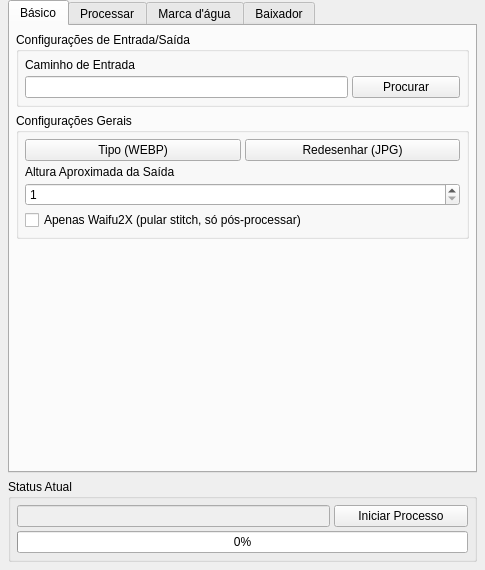
<?xml version='1.0' encoding='utf-8'?>
<ui version="4.0">
 <class>ReadStitchWindow</class>
 <widget class="QMainWindow" name="ReadStitchWindow">
  <property name="geometry">
   <rect>
    <x>0</x>
    <y>0</y>
    <width>485</width>
    <height>435</height>
   </rect>
  </property>
  <property name="windowTitle">
    <string>ReadStitch</string>
  </property>
  <property name="windowIcon">
   <iconset>
    <normaloff>../assets/ReadStitchLogo.png</normaloff>../assets/ReadStitchLogo.png</iconset>
  </property>
  <widget class="QWidget" name="centralwidget">
   <layout class="QVBoxLayout" name="verticalLayout">
    <property name="leftMargin">
     <number>8</number>
    </property>
    <property name="topMargin">
     <number>0</number>
    </property>
    <property name="rightMargin">
     <number>8</number>
    </property>
    <property name="bottomMargin">
     <number>8</number>
    </property>
    <item>
     <widget class="QTabWidget" name="mainTabWidget">
      <property name="currentIndex">
       <number>0</number>
      </property>
      <widget class="QWidget" name="mainTab">
       <attribute name="title">
        <string>Básico</string>
       </attribute>
       <layout class="QVBoxLayout" name="verticalLayout_3">
        <property name="leftMargin">
         <number>6</number>
        </property>
        <property name="topMargin">
         <number>6</number>
        </property>
        <property name="rightMargin">
         <number>6</number>
        </property>
        <property name="bottomMargin">
         <number>6</number>
        </property>
        <item>
         <widget class="QGroupBox" name="browseGroupBox">
          <property name="title">
           <string>Configurações de Entrada/Saída</string>
          </property>
          <layout class="QVBoxLayout" name="verticalLayout_2">
           <property name="spacing">
            <number>4</number>
           </property>
           <property name="leftMargin">
            <number>6</number>
           </property>
           <property name="topMargin">
            <number>6</number>
           </property>
           <property name="rightMargin">
            <number>6</number>
           </property>
           <property name="bottomMargin">
            <number>6</number>
           </property>
           <item>
            <widget class="QLabel" name="inputLabel">
             <property name="text">
              <string>Caminho de Entrada</string>
             </property>
            </widget>
           </item>
           <item>
            <layout class="QHBoxLayout" name="horizontalLayout" stretch="3,1">
             <item>
              <widget class="QLineEdit" name="inputField" />
             </item>
             <item>
              <widget class="QPushButton" name="browseButton">
               <property name="text">
                <string>Procurar</string>
               </property>
              </widget>
             </item>
            </layout>
           </item>
          </layout>
         </widget>
        </item>
        <item>
         <widget class="QGroupBox" name="generalGroupBox">
          <property name="title">
           <string>Configurações Gerais</string>
          </property>
          <layout class="QVBoxLayout" name="verticalLayout_5">
           <property name="spacing">
            <number>4</number>
           </property>
           <property name="leftMargin">
            <number>6</number>
           </property>
           <property name="topMargin">
            <number>6</number>
           </property>
           <property name="rightMargin">
            <number>6</number>
           </property>
           <property name="bottomMargin">
            <number>6</number>
           </property>
           <item>
            <layout class="QHBoxLayout" name="presetButtonsLayout" stretch="1,1">
             <property name="bottomMargin">
              <number>0</number>
             </property>
             <item>
              <widget class="QPushButton" name="typeButton">
               <property name="text">
                <string>Tipo (WEBP)</string>
               </property>
               <property name="checkable">
                <bool>true</bool>
               </property>
               <property name="autoExclusive">
                <bool>true</bool>
               </property>
              </widget>
             </item>
             <item>
              <widget class="QPushButton" name="redrawButton">
               <property name="text">
                <string>Redesenhar (JPG)</string>
               </property>
               <property name="checkable">
                <bool>true</bool>
               </property>
               <property name="autoExclusive">
                <bool>true</bool>
               </property>
              </widget>
             </item>
            </layout>
           </item>
           <item>
            <widget class="QLabel" name="heightLabel">
             <property name="text">
              <string>Altura Aproximada da Saída</string>
             </property>
            </widget>
           </item>
           <item>
            <widget class="QSpinBox" name="heightField">
             <property name="minimum">
              <number>1</number>
             </property>
             <property name="maximum">
              <number>999999999</number>
             </property>
            </widget>
           </item>
           <item>
            <widget class="QCheckBox" name="waifuOnlyCheckbox">
             <property name="text">
              <string>Apenas Waifu2X (pular stitch, só pós-processar)</string>
             </property>
             <property name="toolTip">
              <string>Quando ativado, pula o processo de junção (stitch) e executa apenas o Waifu2X nas imagens da pasta de entrada.</string>
             </property>
            </widget>
           </item>
          </layout>
         </widget>
        </item>
        <item>
         <spacer name="verticalSpacer">
          <property name="orientation">
           <enum>Qt::Vertical</enum>
          </property>
          <property name="sizeHint" stdset="0">
           <size>
            <width>20</width>
            <height>40</height>
           </size>
          </property>
         </spacer>
        </item>
       </layout>
      </widget>
      <widget class="QWidget" name="postProcessTab">
       <attribute name="title">
        <string>Processar</string>
       </attribute>
       <layout class="QVBoxLayout" name="postProcessVerticalLayout">
        <item>
         <widget class="QGroupBox" name="downloaderDepsGroupBox">
          <property name="title">
           <string>Dependências do Baixador</string>
          </property>
          <layout class="QVBoxLayout" name="verticalLayout_deps">
           <property name="spacing">
            <number>4</number>
           </property>
           <property name="leftMargin">
            <number>6</number>
           </property>
           <property name="topMargin">
            <number>6</number>
           </property>
           <property name="rightMargin">
            <number>6</number>
           </property>
           <property name="bottomMargin">
            <number>6</number>
           </property>
           <item>
            <widget class="QPushButton" name="installPlaywrightButton">
             <property name="text">
              <string>Baixar (necessário para download de capítulos)</string>
             </property>
             <property name="styleSheet">
              <string>background-color: #d32f2f; color: white; font-weight: bold;</string>
             </property>
            </widget>
           </item>
          </layout>
         </widget>
        </item>
        <property name="leftMargin">
         <number>6</number>
        </property>
        <property name="topMargin">
         <number>6</number>
        </property>
        <property name="rightMargin">
         <number>6</number>
        </property>
        <property name="bottomMargin">
         <number>6</number>
        </property>
        <item>
         <widget class="QGroupBox" name="postProcessGroupBox">
          <property name="title">
           <string>Config. Pós-processamento</string>
          </property>
          <layout class="QVBoxLayout" name="verticalLayout_7">
           <property name="spacing">
            <number>4</number>
           </property>
           <property name="leftMargin">
            <number>6</number>
           </property>
           <property name="topMargin">
            <number>6</number>
           </property>
           <property name="rightMargin">
            <number>6</number>
           </property>
           <property name="bottomMargin">
            <number>6</number>
           </property>
           <item>
            <widget class="QCheckBox" name="runProcessCheckbox">
             <property name="text">
              <string>Ativar pós-processamento (Waifu2x)</string>
             </property>
            </widget>
           </item>
           <item>
            <widget class="QCheckBox" name="runComicZipCheckbox">
             <property name="text">
              <string>Zipar após o pós-processamento</string>
             </property>
            </widget>
           </item>
           <item>
            <widget class="QCheckBox" name="parallelProcessingCheckbox">
             <property name="text">
              <string>Processar subpastas em paralelo</string>
             </property>
            </widget>
           </item>
           <item>
            <layout class="QHBoxLayout" name="waifuButtonsLayout" stretch="1,1">
             <property name="bottomMargin">
              <number>0</number>
             </property>
             <item>
              <widget class="QPushButton" name="installWaifu2xButton">
               <property name="text">
                <string>Instalar Waifu2X</string>
               </property>
              </widget>
             </item>
             <item>
              <widget class="QPushButton" name="repairWaifu2xButton">
               <property name="text">
                <string>Reparar Waifu2X</string>
               </property>
              </widget>
             </item>
            </layout>
           </item>
           <item>
            <layout class="QHBoxLayout" name="contextMenuButtonsLayout" stretch="1,1">
             <property name="bottomMargin">
              <number>0</number>
             </property>
             <item>
              <widget class="QPushButton" name="installContextMenuButton">
               <property name="text">
                  <string>Adicionar ReadStitch ao botão direito</string>
               </property>
              </widget>
             </item>
             <item>
              <widget class="QPushButton" name="removeContextMenuButton">
               <property name="text">
                  <string>Remover ReadStitch do botão direito</string>
               </property>
              </widget>
             </item>
            </layout>
           </item>
             <item>
              <layout class="QHBoxLayout" name="appActionsLayout">
               <item>
                <widget class="QPushButton" name="updateAppButton">
                 <property name="text">
                  <string>Verificar Atualizacao do App</string>
                 </property>
                </widget>
               </item>
              </layout>
             </item>
          </layout>
         </widget>
        </item>
        <item>
         <widget class="QTextEdit" name="processConsoleField">
          <property name="enabled">
           <bool>true</bool>
          </property>
          <property name="sizeAdjustPolicy">
           <enum>QAbstractScrollArea::AdjustToContents</enum>
          </property>
          <property name="readOnly">
           <bool>true</bool>
          </property>
         </widget>
        </item>
       </layout>
      </widget>
      <widget class="QWidget" name="watermarkTab">
       <attribute name="title">
        <string>Marca d'água</string>
       </attribute>
       <layout class="QVBoxLayout" name="watermarkVerticalLayout">
        <property name="leftMargin">
         <number>6</number>
        </property>
        <property name="topMargin">
         <number>6</number>
        </property>
        <property name="rightMargin">
         <number>6</number>
        </property>
        <property name="bottomMargin">
         <number>6</number>
        </property>
        <item>
         <widget class="QGroupBox" name="watermarkFullpageGroupBox">
          <property name="title">
           <string>Marca d'água de Página Inteira</string>
          </property>
          <layout class="QVBoxLayout" name="wmFullpageLayout">
           <property name="spacing">
            <number>4</number>
           </property>
           <item>
            <widget class="QCheckBox" name="watermarkFullpageEnabledCheckbox">
             <property name="text">
              <string>Marca d'água de Página Inteira (em blocos uniformes)</string>
             </property>
            </widget>
           </item>
           <item>
            <layout class="QHBoxLayout" name="wmFullpagePathLayout">
             <item>
              <widget class="QLineEdit" name="watermarkFullpagePathField">
               <property name="placeholderText">
                <string>Imagens de página inteira (separados por ;)</string>
               </property>
              </widget>
             </item>
             <item>
              <widget class="QPushButton" name="browseWatermarkFullpageButton">
               <property name="text">
                <string>...</string>
               </property>
               <property name="maximumSize">
                <size>
                 <width>40</width>
                 <height>16777215</height>
                </size>
               </property>
              </widget>
             </item>
            </layout>
           </item>
           <item>
            <layout class="QHBoxLayout" name="wmFullpageThresholdLayout">
             <item>
              <widget class="QLabel" name="wmFullpageThresholdLabel">
               <property name="text">
                <string>Threshold (uniformidade):</string>
               </property>
               <property name="toolTip">
                <string>Define o quão uniforme uma área precisa ser para receber a marca d'água.
Valores mais baixos (ex: 150) = aceita áreas com mais variação de cor
Valores mais altos (ex: 230) = só aceita áreas muito uniformes (quase totalmente brancas/pretas)
Recomendado: 200</string>
               </property>
              </widget>
             </item>
             <item>
              <widget class="QSpinBox" name="watermarkFullpageThresholdSpin">
               <property name="toolTip">
                <string>Define o quão uniforme uma área precisa ser para receber a marca d'água.
Valores mais baixos (ex: 150) = aceita áreas com mais variação de cor
Valores mais altos (ex: 230) = só aceita áreas muito uniformes (quase totalmente brancas/pretas)
Recomendado: 200</string>
               </property>
               <property name="minimum">
                <number>0</number>
               </property>
               <property name="maximum">
                <number>255</number>
               </property>
               <property name="value">
                <number>200</number>
               </property>
              </widget>
             </item>
             <item>
              <widget class="QLabel" name="wmFullpageMaxLabel">
               <property name="text">
                <string>Máx por página:</string>
               </property>
              </widget>
             </item>
             <item>
              <widget class="QSpinBox" name="watermarkFullpageMaxSpin">
               <property name="minimum">
                <number>0</number>
               </property>
               <property name="maximum">
                <number>999</number>
               </property>
               <property name="value">
                <number>1</number>
               </property>
              </widget>
             </item>
            </layout>
           </item>
           <item>
            <layout class="QHBoxLayout" name="wmFullpageInsertLayout">
             <item>
              <widget class="QCheckBox" name="watermarkFullpageInsertModeCheckbox">
               <property name="text">
                <string>Modo inserção (cortar e inserir)</string>
               </property>
               <property name="toolTip">
                <string>Se ativado, a marca d'água será inserida cortando a imagem no meio da área uniforme.
Se desativado, a marca d'água será sobreposta na imagem sem alterar o tamanho.</string>
               </property>
               <property name="checked">
                <bool>true</bool>
               </property>
              </widget>
             </item>
             <item>
              <widget class="QLabel" name="wmFullpageMinAreaLabel">
               <property name="text">
                <string>Altura mín. da área:</string>
               </property>
               <property name="toolTip">
                <string>Altura mínima (em pixels) que uma área uniforme precisa ter para receber a marca d'água.
Exemplo: Se a marca d'água tem 150px e este valor é 400px, só áreas uniformes com 400px+ receberão a marca.</string>
               </property>
              </widget>
             </item>
             <item>
              <widget class="QSpinBox" name="watermarkFullpageMinAreaSpin">
               <property name="toolTip">
                <string>Altura mínima (em pixels) que uma área uniforme precisa ter para receber a marca d'água.
Exemplo: Se a marca d'água tem 150px e este valor é 400px, só áreas uniformes com 400px+ receberão a marca.</string>
               </property>
               <property name="minimum">
                <number>100</number>
               </property>
               <property name="maximum">
                <number>2000</number>
               </property>
               <property name="value">
                <number>400</number>
               </property>
              </widget>
             </item>
            </layout>
           </item>
          </layout>
         </widget>
        </item>
        <item>
         <widget class="QGroupBox" name="watermarkOverlayGroupBox">
          <property name="title">
           <string>Marca d'água de Sobreposição</string>
          </property>
          <layout class="QVBoxLayout" name="wmOverlayLayout">
           <property name="spacing">
            <number>4</number>
           </property>
           <item>
            <widget class="QCheckBox" name="watermarkOverlayEnabledCheckbox">
             <property name="text">
              <string>Marca d'água de Sobreposição (menor, com transparência)</string>
             </property>
            </widget>
           </item>
           <item>
            <layout class="QHBoxLayout" name="wmOverlayPathLayout">
             <item>
              <widget class="QLineEdit" name="watermarkOverlayPathField">
               <property name="placeholderText">
                <string>Imagens de sobreposição (separados por ;)</string>
               </property>
              </widget>
             </item>
             <item>
              <widget class="QPushButton" name="browseWatermarkOverlayButton">
               <property name="text">
                <string>...</string>
               </property>
               <property name="maximumSize">
                <size>
                 <width>40</width>
                 <height>16777215</height>
                </size>
               </property>
              </widget>
             </item>
            </layout>
           </item>
           <item>
            <layout class="QHBoxLayout" name="wmOverlayAdvancedLayout">
             <item>
              <widget class="QLabel" name="wmOverlayPositionLabel">
               <property name="text">
                <string>Posição:</string>
               </property>
              </widget>
             </item>
             <item>
              <widget class="QComboBox" name="watermarkOverlayPositionCombo">
               <item>
                <property name="text">
                 <string>Automático</string>
                </property>
               </item>
               <item>
                <property name="text">
                 <string>Superior esquerdo</string>
                </property>
               </item>
               <item>
                <property name="text">
                 <string>Superior direito</string>
                </property>
               </item>
               <item>
                <property name="text">
                 <string>Inferior esquerdo</string>
                </property>
               </item>
               <item>
                <property name="text">
                 <string>Inferior direito</string>
                </property>
               </item>
               <item>
                <property name="text">
                 <string>Centro</string>
                </property>
               </item>
              </widget>
             </item>
             <item>
              <widget class="QLabel" name="wmOverlayOpacityLabel">
               <property name="text">
                <string>Opacidade (%):</string>
               </property>
              </widget>
             </item>
             <item>
              <widget class="QSpinBox" name="watermarkOverlayOpacitySpin">
               <property name="minimum">
                <number>0</number>
               </property>
               <property name="maximum">
                <number>100</number>
               </property>
               <property name="value">
                <number>80</number>
               </property>
              </widget>
             </item>
            </layout>
           </item>
           <item>
            <layout class="QHBoxLayout" name="wmOverlayAdvancedLayout2">
             <item>
              <widget class="QLabel" name="wmOverlayScaleLabel">
               <property name="text">
                <string>Escala (% largura):</string>
               </property>
              </widget>
             </item>
             <item>
              <widget class="QSpinBox" name="watermarkOverlayScaleSpin">
               <property name="minimum">
                <number>5</number>
               </property>
               <property name="maximum">
                <number>100</number>
               </property>
               <property name="value">
                <number>50</number>
               </property>
              </widget>
             </item>
             <item>
              <widget class="QLabel" name="wmOverlayMaxLabel">
               <property name="text">
                <string>Máx por página:</string>
               </property>
              </widget>
             </item>
             <item>
              <widget class="QSpinBox" name="watermarkOverlayMaxSpin">
               <property name="minimum">
                <number>0</number>
               </property>
               <property name="maximum">
                <number>999</number>
               </property>
               <property name="value">
                <number>1</number>
               </property>
              </widget>
             </item>
            </layout>
           </item>
          </layout>
         </widget>
        </item>
        <item>
         <widget class="QGroupBox" name="watermarkHeaderFooterGroupBox">
          <property name="title">
           <string>Cabeçalho / Rodapé</string>
          </property>
          <layout class="QVBoxLayout" name="wmHFLayout">
           <property name="spacing">
            <number>4</number>
           </property>
           <item>
            <widget class="QCheckBox" name="watermarkHeaderEnabledCheckbox">
             <property name="text">
              <string>Adicionar header (primeira imagem)</string>
             </property>
            </widget>
           </item>
           <item>
            <layout class="QHBoxLayout" name="wmHeaderPathLayout">
             <item>
              <widget class="QLineEdit" name="watermarkHeaderPathField">
               <property name="placeholderText">
                <string>Caminhos dos headers (separados por ;)</string>
               </property>
              </widget>
             </item>
             <item>
              <widget class="QPushButton" name="browseWatermarkHeaderButton">
               <property name="text">
                <string>...</string>
               </property>
               <property name="maximumSize">
                <size>
                 <width>40</width>
                 <height>16777215</height>
                </size>
               </property>
              </widget>
             </item>
            </layout>
           </item>
           <item>
            <widget class="QCheckBox" name="watermarkFooterEnabledCheckbox">
             <property name="text">
              <string>Adicionar footer (última imagem)</string>
             </property>
            </widget>
           </item>
           <item>
            <layout class="QHBoxLayout" name="wmFooterPathLayout">
             <item>
              <widget class="QLineEdit" name="watermarkFooterPathField">
               <property name="placeholderText">
                <string>Caminhos dos footers (separados por ;)</string>
               </property>
              </widget>
             </item>
             <item>
              <widget class="QPushButton" name="browseWatermarkFooterButton">
               <property name="text">
                <string>...</string>
               </property>
               <property name="maximumSize">
                <size>
                 <width>40</width>
                 <height>16777215</height>
                </size>
               </property>
              </widget>
             </item>
            </layout>
           </item>
          </layout>
         </widget>
        </item>
        <item>
         <spacer name="watermarkVerticalSpacer">
          <property name="orientation">
           <enum>Qt::Vertical</enum>
          </property>
          <property name="sizeHint" stdset="0">
           <size>
            <width>20</width>
            <height>40</height>
           </size>
          </property>
         </spacer>
        </item>
       </layout>
      </widget>
     <widget class="QWidget" name="downloaderTab">
       <attribute name="title">
        <string>Baixador</string>
       </attribute>
       <layout class="QVBoxLayout" name="downloaderVerticalLayout">
        <item><widget class="QGroupBox" name="loginGroup"><property name="title"><string>Credenciais de Acesso</string></property><layout class="QVBoxLayout" name="loginLayout"><item><layout class="QHBoxLayout" name="loginSiteLayout"><item><widget class="QLabel" name="loginSiteLabel"><property name="text"><string>Site:</string></property></widget></item><item><widget class="QComboBox" name="loginSiteCombo"><item><property name="text"><string>Piccoma</string></property></item><item><property name="text"><string>Verdinha</string></property></item><item><property name="text"><string>Mediocretoons</string></property></item><item><property name="text"><string>Empreguetes</string></property></item><item><property name="text"><string>Tiraninha</string></property></item><item><property name="text"><string>Comikey</string></property></item><item><property name="text"><string>Blackout Comics</string></property></item><item><property name="text"><string>Asura Scans</string></property></item><item><property name="text"><string>AniArgos</string></property></item><item><property name="text"><string>TakeComic</string></property></item><item><property name="text"><string>KakaoPage</string></property></item><item><property name="text"><string>Toomics</string></property></item></widget></item></layout></item><item><layout class="QHBoxLayout" name="loginEmailLayout"><item><widget class="QLabel" name="loginEmailLabel"><property name="text"><string>E-mail:</string></property></widget></item><item><widget class="QLineEdit" name="loginEmailInput" /></item></layout></item><item><layout class="QHBoxLayout" name="loginPassLayout"><item><widget class="QLabel" name="loginPassLabel"><property name="text"><string>Senha:</string></property></widget></item><item><widget class="QLineEdit" name="loginPassInput"><property name="echoMode"><enum>QLineEdit::Password</enum></property></widget></item></layout></item></layout></widget></item><property name="leftMargin"><number>6</number></property>
        <property name="topMargin"><number>6</number></property>
        <property name="rightMargin"><number>6</number></property>
        <property name="bottomMargin"><number>6</number></property>
        <item>
         <widget class="QGroupBox" name="downloaderGroupBox">
          <property name="title">
           <string>Baixador de Mangás</string>
          </property>
          <layout class="QVBoxLayout" name="downloaderLayout">
           <item>
            <layout class="QHBoxLayout" name="dlInputLayout">
             <item>
              <widget class="QLineEdit" name="dlUrlField">
               <property name="placeholderText"><string>https://asurascans.com/comics/...</string></property>
              </widget>
             </item>
             <item>
              <widget class="QPushButton" name="dlFetchButton">
               <property name="text"><string>Buscar Capítulos</string></property>
              </widget>
             </item>
            </layout>
           </item>
           <item>
            <layout class="QHBoxLayout" name="dlDirLayout">
             <item>
              <widget class="QLineEdit" name="dlDirField">
               <property name="placeholderText"><string>Pasta de Downloads</string></property>
              </widget>
             </item>
             <item>
              <widget class="QPushButton" name="dlDirBrowseButton">
               <property name="text"><string>...</string></property>
              </widget>
             </item>
            </layout>
           </item>
           <item>
            <widget class="QListWidget" name="dlChapterList">
             <property name="selectionMode"><enum>QAbstractItemView::MultiSelection</enum></property>
            </widget>
           </item>
           <item>
            <widget class="QPushButton" name="dlDownloadButton">
             <property name="text"><string>Baixar Capítulos Selecionados</string></property>
             <property name="enabled"><bool>false</bool></property>
            </widget>
           </item>
          </layout>
         </widget>
        </item>
       </layout>
      </widget></widget>
    </item>
    <item>
     <widget class="QGroupBox" name="ActionGroupBox">
      <property name="title">
       <string>Status Atual</string>
      </property>
      <layout class="QVBoxLayout" name="verticalLayout_4">
       <property name="spacing">
        <number>4</number>
       </property>
       <property name="leftMargin">
        <number>6</number>
       </property>
       <property name="topMargin">
        <number>6</number>
       </property>
       <property name="rightMargin">
        <number>6</number>
       </property>
       <property name="bottomMargin">
        <number>6</number>
       </property>
       <item>
        <layout class="QHBoxLayout" name="horizontalLayout_2" stretch="7,3">
         <property name="sizeConstraint">
          <enum>QLayout::SetDefaultConstraint</enum>
         </property>
         <property name="leftMargin">
          <number>0</number>
         </property>
         <property name="bottomMargin">
          <number>0</number>
         </property>
         <item>
          <widget class="QLineEdit" name="statusField">
           <property name="enabled">
            <bool>false</bool>
           </property>
           <property name="sizePolicy">
            <sizepolicy hsizetype="Expanding" vsizetype="Minimum">
             <horstretch>0</horstretch>
             <verstretch>0</verstretch>
            </sizepolicy>
           </property>
          </widget>
         </item>
         <item>
          <widget class="QPushButton" name="startProcessButton">
           <property name="text">
            <string>Iniciar Processo</string>
           </property>
           <property name="default">
            <bool>false</bool>
           </property>
           <property name="flat">
            <bool>false</bool>
           </property>
          </widget>
         </item>
        </layout>
       </item>
       <item>
        <widget class="QProgressBar" name="statusProgressBar">
         <property name="value">
          <number>0</number>
         </property>
         <property name="textVisible">
          <bool>true</bool>
         </property>
        </widget>
       </item>
      </layout>
     </widget>
    </item>
   </layout>
  </widget>
 </widget>
 <resources />
 <connections />
</ui>
